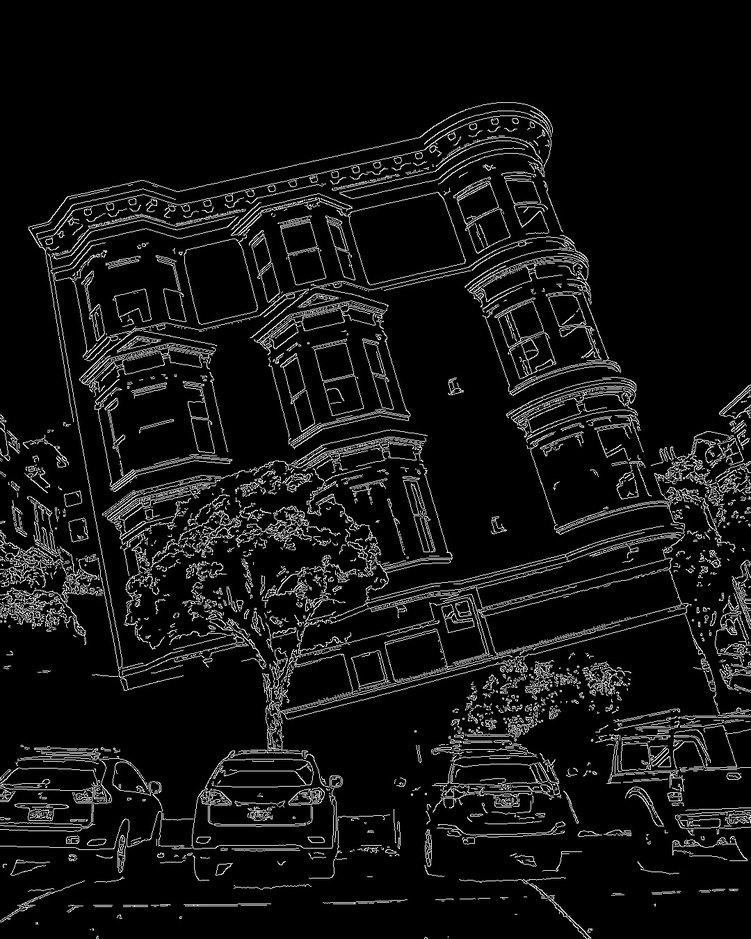
#> input picture Kseniia/bilateral_filter.jpg, 751 x 939 px, shrunk from 1080 x 1350 before the run
$ python play_with_edges_4.py
#> lines starting #> are read from the running program, lines starting #| are printed output that depends on the picture
import cv2
import numpy as np
from matplotlib import pyplot as plt
from matplotlib import image as image

toProcess = "./bilateral_filter.jpg"
image = cv2.imread(toProcess)
#> image is the input picture: shape (939, 751, 3); min 0, max 255, mean 18.1
image = cv2.cvtColor(image, cv2.COLOR_BGR2GRAY)
#> image: shape (939, 751)

#plt.imshow(image, cmap = 'gray')
values = image.ravel()

plt.hist(values, bins=range(0,256))
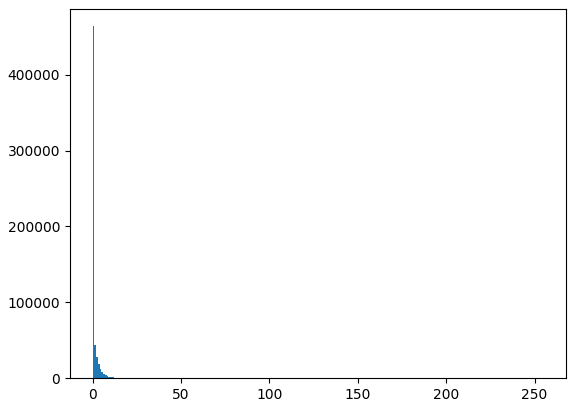
#> figure drawn by matplotlib, 1 panel; tallest bar 463821 high, from x = 0 to 1
